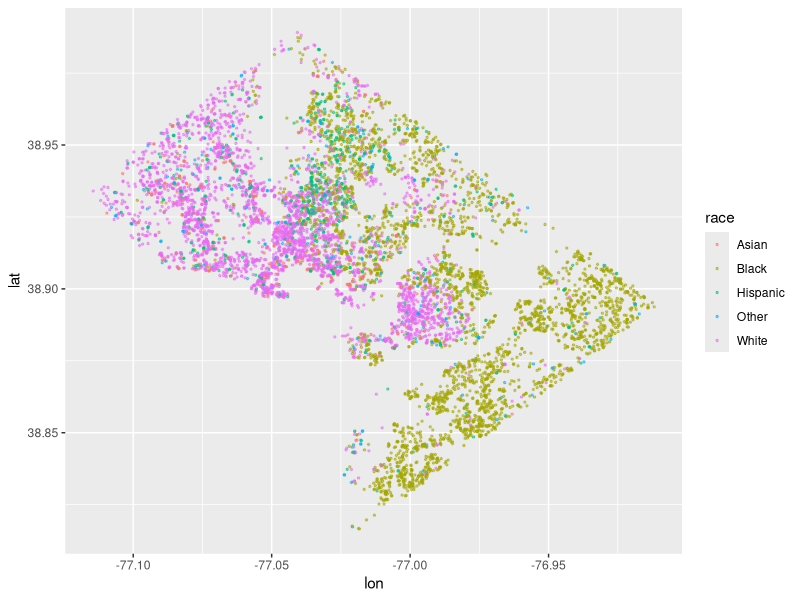
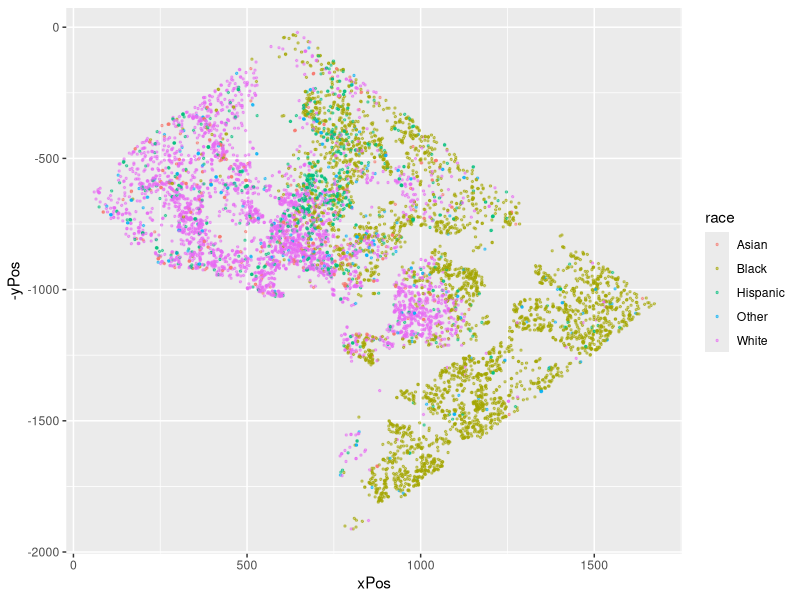

The R script that drew these images, in order:
## ---- chunk 1
knitr::opts_chunk$set(echo = TRUE)

library(tidyverse)
set.seed(2021)

people <- read.csv("csv_files/people.csv")
## ---- chunk 2

dcPop = 702455 # DC Population (2017)
dcBlack = as.integer(dcPop * .471)
dcWhite = as.integer(dcPop * .451)
dcHispanic = as.integer(dcPop * .11)
dcAsian = as.integer(dcPop * .043)
dcOther = as.integer(dcPop * .034)  # 0.6% American Indian or Alaska Native
                                    # 0.1% Native Hawaiian or Pacific Islander
                                    # 2.7% Two or more races

dcPeople <- rbind(
  slice_sample(people %>% filter(race == "Black"), n = dcBlack, replace = TRUE),
  slice_sample(people %>% filter(race == "White"), n = dcWhite, replace = TRUE),
  slice_sample(people %>% filter(race == "Hispanic"), n = dcHispanic, replace = TRUE),
  slice_sample(people %>% filter(race == "Asian"), n = dcAsian, replace = TRUE),
  slice_sample(people %>% filter(race == "Other"), n = dcOther, replace = TRUE)
)

# Clean up
rm(dcPop, dcBlack, dcWhite, dcHispanic, dcAsian, dcOther)

## ---- chunk 3

# Points determined by placing markers on a map
# https://www.latlong.net/

#                    latitude, longitude
# Northernmost point 38.995966,-77.040968
# Southernmost point 38.791651,-77.038917

#                    latitude, longitude
# Westernmost point 38.936568,-77.116939
# Easternmost point 38.892864,-76.909364

minLat = 38.80
maxLat = 38.99
minLon = -77.12
maxLon = -76.91

latPerPixel = (maxLat - minLat) / 2100 # pixels on y-axis
lonPerPixel = (maxLon - minLon) / 1677 # pixels on x-axis


# Add jitter to the points first

dcPeople <- cbind(dcPeople, 
                  lat = rbeta(dim(dcPeople)[1],1,1), 
                  lon = rbeta(dim(dcPeople)[1],1,1) )

dcPeople <- dcPeople %>%
  mutate(lat = yPos  + 0.5 - lat,
         lon = xPos  + 0.5 - lon )

# Convert jitter positions to lat/long

dcPeople <- dcPeople %>%
  mutate(lat = maxLat - (lat * latPerPixel),
         lon = minLon + (lon * lonPerPixel) )
## ---- chunk 4

rm(minLat, maxLat, minLon, maxLon, 
   latPerPixel, lonPerPixel)

## ---- chunk 5

dcPeople %>% 
  sample_frac(.01) %>% 
  ggplot(aes(x = lon,
             y = lat,
             color = race)) +
  geom_point(size = 0.5,
             alpha = 0.5)

## ---- chunk 6

dcPeople %>% 
  sample_frac(.01) %>% 
  ggplot(aes(x = xPos,
             y = -yPos,
             color = race)) +
  geom_point(size = 0.5,
             alpha = 0.5)

## ---- chunk 7

# Write to CSV file

write.csv(dcPeople, "csv_files/dc_people.csv", row.names = FALSE)

rm(people, dcPeople)
